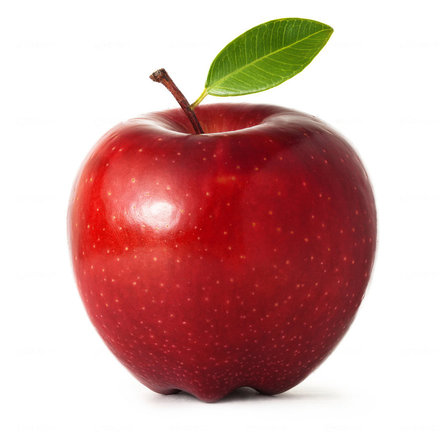
#> input picture 1.jpg, 447 x 447 px
$ python -i separator.py   (imports and definitions only)   (older library calls are emulated)
#> lines starting #> are read from the running program, lines starting #| are printed output that depends on the picture; after the words box and inside, x2 and y2 are one past the last pixel; in counts of white or black regions, pixels touching at a corner belong together
import cv2
import numpy as np


class ColorBasedImageSeparator:
    def __init__(self):
        self.contour_to_image_size_ratio = 0.01

    # [45 lines left out: functions color_separate_objects, _get_mask_for_ranges, _get_outer_contours_of_enough_size, not called in this run]


class ImageSeparator:
    def __init__(self):
        self.threshold1 = 30
        self.threshold2 = 40

        self.contour_to_image_size_ratio = 0.01

    # [22 lines left out: function canny_separate_objects, not called in this run]

    def saturation_separate_objects(self, image):
        # image = cv2.blur(image, (3, 3))
        # image = cv2.bilateralFilter(image, 11, 17, 17)
        hsv = cv2.cvtColor(image, cv2.COLOR_BGR2HSV)
        hsv = cv2.GaussianBlur(hsv, (3, 3), 0)
        # saturation = [element[1] for row in hsv for element in row]
        # grey = cv2.cvtColor(image, cv2.COLOR_BGR2GRAY)
        hue = self.extract_channel(hsv, 0)
        saturation = self.extract_channel(hsv, 1)
        value = self.extract_channel(hsv, 2)
        # [5 lines of commented-out code are left out]
        blur = cv2.GaussianBlur(saturation, (5, 5), 0)
        _, thr = cv2.threshold(blur, 0, 255, cv2.THRESH_BINARY + cv2.THRESH_OTSU)
        # canny = cv2.Canny(value, 80, 200)
        # cv2.imshow('hsv', hsv)
        # cv2.imshow('thr', thr)

        image_width, image_height = image.shape[:2]
        image_area = image_width * image_height

        _, contours, hierarchy = cv2.findContours(thr, cv2.RETR_TREE, cv2.CHAIN_APPROX_SIMPLE)
        outer_contours = []
        for i, contour in enumerate(contours):
            if hierarchy[0][i][3] == -1:  # only contours without parents (outer ones)
                if cv2.contourArea(contour) / image_area > 0.2:
                    outer_contours.append(contour)
        return outer_contours

    def extract_channel(self, hsv, channel):
        return np.asarray([[element[channel] for element in row] for row in hsv])

>>> import cv2
>>> picture = cv2.imread('1.jpg')
#> picture is the input picture: shape (447, 447, 3); mean B, G, R 167.6, 170.5, 211.9
>>> result = ImageSeparator().saturation_separate_objects(picture)
#> in saturation_separate_objects, `hsv = cv2.cvtColor(image, cv2.COLOR_BGR2HSV)`: hsv: shape (447, 447, 3); mean H, S, V 49, 79, 213
#> in saturation_separate_objects, `hsv = cv2.GaussianBlur(hsv, (3, 3), 0)`: hsv: shape (447, 447, 3); mean H, S, V 49, 79, 213
#> in extract_channel, `return np.asarray([[element[channel] for element in row] for row in hs..`:
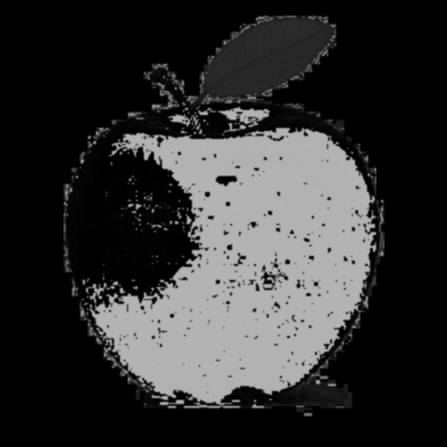
#> returned value: shape (447, 447); min 0, max 179, mean 49
#> call 2 of extract_channel, with channel = 1
#> in extract_channel (call 2), `return np.asarray([[element[channel] for element in row] for row in hs..`:
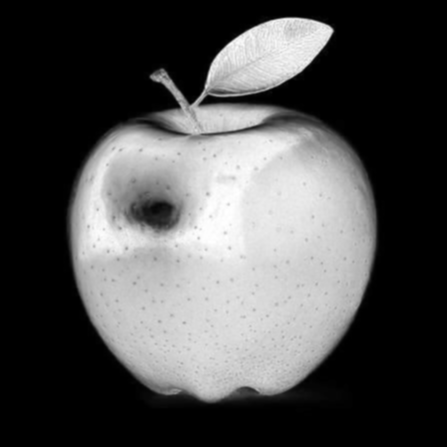
#> returned value: shape (447, 447); min 0, max 255, mean 79
#> call 3 of extract_channel, with channel = 2
#> in extract_channel (call 3), `return np.asarray([[element[channel] for element in row] for row in hs..`:
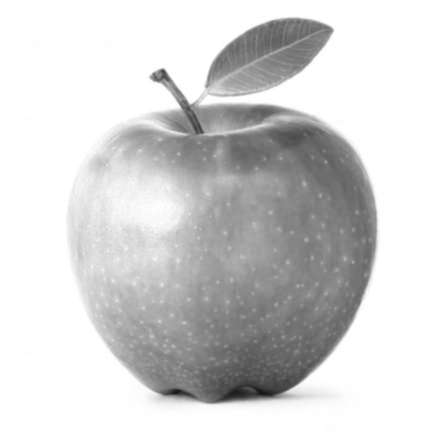
#> returned value: shape (447, 447); min 21, max 255, mean 213
#> in saturation_separate_objects, `_, thr = cv2.threshold(blur, 0, 255, cv2.THRESH_BINARY + cv2.THRESH_OT..`:
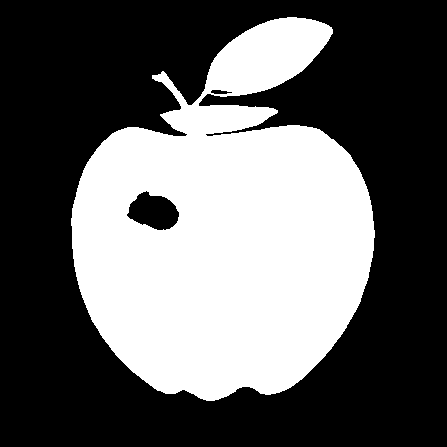
#> thr: shape (447, 447); 38.1% white; 1 white region
#> in saturation_separate_objects, `_, contours, hierarchy = cv2.findContours(thr, cv2.RETR_TREE, cv2.CHAI..`: contours = 3 contours; box (x1, y1, x2, y2) and area: (71, 17, 375, 401) 76897, (126, 190, 180, 231) 1424, (210, 89, 233, 95) 80
#> the loop in saturation_separate_objects, `for i, contour in enumerate(contours):` made 3 passes
#> after the loop in saturation_separate_objects, `for i, contour in enumerate(contours):`: outer_contours = 1 contour; box (x1, y1, x2, y2) and area: (71, 17, 375, 401) 76897
#> result has the same summary as outer_contours in saturation_separate_objects
